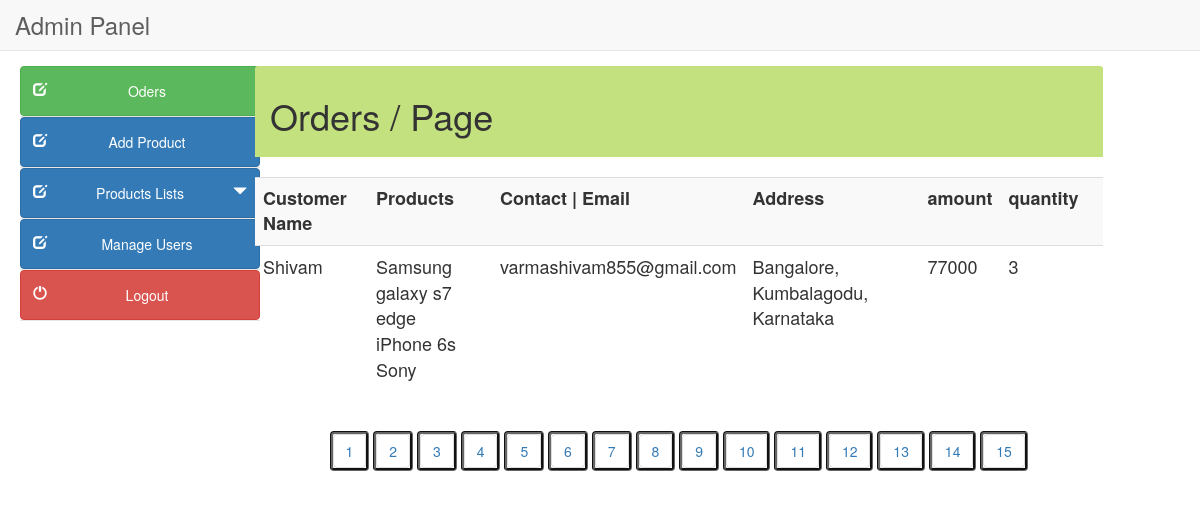
The page /admin/orders.php on the database its author committed.
### tables this page shows
CREATE TABLE `orders_info` (
  `order_id` int(10) NOT NULL,
  `user_id` int(11) NOT NULL,
  `f_name` varchar(255) NOT NULL,
  `email` varchar(255) NOT NULL,
  `address` varchar(255) NOT NULL,
  `city` varchar(255) NOT NULL,
  `state` varchar(255) NOT NULL,
  `zip` int(10) NOT NULL,
  `cardname` varchar(255) NOT NULL,
  `cardnumber` varchar(20) NOT NULL,
  `expdate` varchar(255) NOT NULL,
  `prod_count` int(15) DEFAULT NULL,
  `total_amt` int(15) DEFAULT NULL,
  `cvv` int(5) NOT NULL
);

CREATE TABLE `products` (
  `product_id` int(100) NOT NULL,
  `product_cat` int(100) NOT NULL,
  `product_brand` int(100) NOT NULL,
  `product_title` varchar(255) NOT NULL,
  `product_price` int(100) NOT NULL,
  `product_desc` text NOT NULL,
  `product_image` text NOT NULL,
  `product_keywords` text NOT NULL
);

### admin/orders.php (the view, shortened to what this page needs)
<?php
$page=$_GET['page'];
?>
<!DOCTYPE html>
<html lang="en">
<head>
<link href="style/css/bootstrap.min.css" rel="stylesheet">
<link href="style/css/k.css" rel="stylesheet">
</head>
<body>
  <?php include("include/header.php");?>
   	<div class="container-fluid main-container">
	<?php include("include/side_bar.php");?>
    <div class="col-md-9 content" style="margin-left:10px">
    <div class="panel-heading" style="background-color:#c4e17f">
	<h1>Orders  / Page <?php echo $page;?> </h1></div><br>
<div class='table-responsive'>
<div style="overflow-x:scroll;">
<table class="table  table-hover table-striped" style="font-size:18px">
<tr><th>Customer Name</th><th>Products</th><th>Contact | Email</th><th>Address</th><th>amount</th><th>quantity</th><th></th></tr>
<?php
                      $query = "SELECT * FROM orders_info";
                      $run = mysqli_query($con,$query);
                      if(mysqli_num_rows($run) > 0){
                       while($row = mysqli_fetch_array($run)){
                         $order_id = $row['order_id'];
                         $email = $row['email'];
                         $f_name = $row['f_name'];
                         $address = $row['address'];
                         $total_amount = $row['total_amt'];
                         $qty = $row['prod_count'];
                      ?>
                          <tr>
                            <td><?php
                               echo $f_name;
                             ?></td>
                           <td> <?php
                            $query1 = "SELECT * FROM order_products where order_id = $order_id";
                            $run1 = mysqli_query($con,$query1);
                              while($row1 = mysqli_fetch_array($run1)){
                               $product_id = $row1['product_id'];
                               $query2 = "SELECT * FROM products where product_id = $product_id";
                               $run2 = mysqli_query($con,$query2);
                               while($row2 = mysqli_fetch_array($run2)){
                               $product_title = $row2['product_title'];
                           ?>
                              <?php echo $product_title ?><br>
                            <?php }}?></td>
                            <td><?php echo $email ?></td>
                            <td><?php echo $address ?></td>
                            <td><?php echo $total_amount ?></td>
                            <td><?php echo $qty ?></td>
                            <td></td>
                         </tr>
                         <?php } ?>
                     <?php
                   }else {
                     echo "<center><h2>No users Available</h2><br><hr></center>";
                     }
                  ?>
</table>
</div></div>
<nav align="center">
<?php
$paging=mysqli_query($con,"select product_id,product_image, product_title,product_price from products");
$count=mysqli_num_rows($paging);
$a=$count/5;
$a=ceil($a);
echo "<bt>";echo "<bt>";
for($b=1; $b<=$a;$b++)
{
?>
<ul class="pagination " style="border:groove #666666ff">
<li><a class="label-info" href="orders.php?page=<?php echo $b;?>"><?php echo $b." ";?></a></li></ul>
<?php
}
?>
</nav>
</div></div>
</body>
</html>

### admin/style/css/k.css (style rules this page uses)
.main-container { background: #FFF; padding-top: 15px; margin-top: -20px; }

### rows shown on the page
orders_info: f_name "Shivam", email "varmashivam855@gmail.com", address "Bangalore, Kumbalagodu, Karnataka", total_amt "77000", prod_count "3"
products: product_title "Samsung galaxy s7 edge"
products: product_title "iPhone 6s"
products: product_title "Sony"
